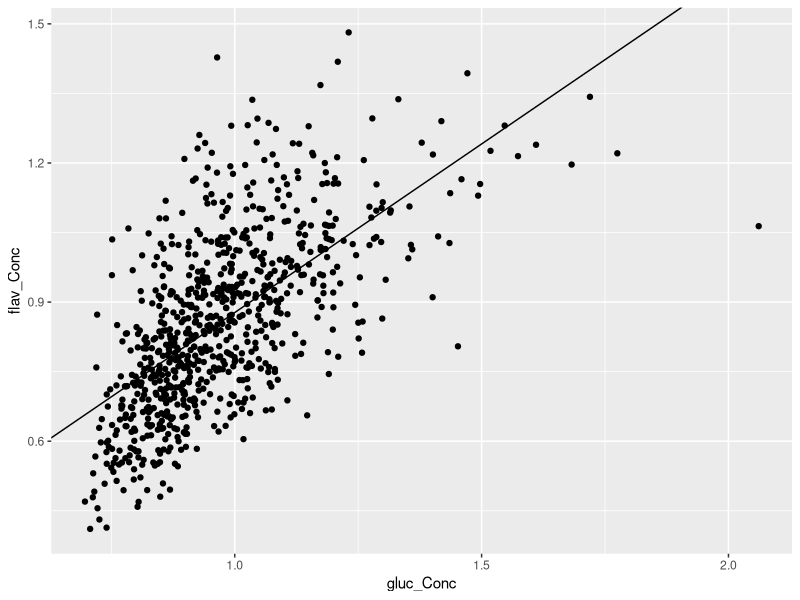

Generate this figure with R: (Note: this script raises an error after producing the figure.)
## ---- chunk 1
rm(list=ls())
dat<-read.csv("DataSynthesis.csv")


#Assigning Germination plate column
dat$GerminationPlate<-gsub("\\|.*","",dat$Tag)

#Assign family column
prefamily<-gsub("*.\\|","",dat$Tag)
dat$Family<-gsub("\\-.*","",prefamily)

#Assign Leaf number columns
LeafNumber<-gsub(".*\\_","",dat$Sample)
for(i in 1:length(LeafNumber)){
  if(LeafNumber[i]!="1"&LeafNumber[i]!="2"&LeafNumber[i]!="3"){
    LeafNumber[i]<-"pool"
  }
}

dat$LeafNumber<-LeafNumber

## ---- chunk 2
library(ggplot2)

SlopeCalc<-function(x,y){
  int<-lm(y~x)$coefficients[[1]]
  slope<-lm(y~x)$coefficients[[2]]
  return(c(int,slope))
}
#Remove Pools
dat2<-dat[dat$Pool=="No",]

GFSlopeInt<-SlopeCalc(x=dat2$gluc_Conc,y=dat2$flav_Conc)

ggplot(dat2)+
  geom_point(aes(x=gluc_Conc,y=flav_Conc))+
  geom_abline(aes(slope=GFSlopeInt[2],intercept=GFSlopeInt[1]))


## ---- chunk 3
#Because Chlorphyll does not appear to affect the amount of glucosinolates and flavonoids in the leaves, and the samples appear to be clustered in 2, even after removing the techincal duplicates (within leaf duplicate), I will analyze the variance in glucosinolate and flavonoid against the variance in chlorophyll for those with two samples (from the same plant). If glucosinolates or flavonoids are regulated with chlorophyll, or senesce as chlorophyll does, then as the variation in chlorophyll between samples increases, so should the variation between glucosinolate samples. 


#Looking at those with two samples.. calculate the standard deviation of the secondary compound and chlorophyll data. 

VarAnal<-dat %>% group_by(Tag) %>% summarise_at(vars(ChlorA,ChlorB,gluc_Conc,flav_Conc),.funs=sd)

VarAnal<-VarAnal[!is.na(VarAnal$ChlorA),]

#Interestingly, there is no positive correlation between glucosinolate or flavonoid standard deviation and chlorophyll (A or B) standard deviation in leaf replicates. This indicates that glucosinolates and flavonoids were uninfluenced by the amount of chlorophyll present and may not senesce with chlorophyll. It would appear that defence chemicals are one of the last things to go in the senescence process, if they go at all; however, the over abundance of defence chemicals in apparent senescing leaves may be due to the predator pressure the plants were feeling, so defence chemical regulation remained the same to avoid death before the senescence process could take place. If anything there may be a negative correlation. 

#Glucosinolate, ChlorB
ggplot(VarAnal)+
  geom_point(aes(y=gluc_Conc,x=ChlorB))+
  labs(y="Glucosinolate SD",x="Chlorophyll B SD")

#Flavonoid, ChlorB
ggplot(VarAnal)+
  geom_point(aes(y=flav_Conc,x=ChlorB))+
  labs(y="Flavonoid SD",x="Chlorophyll B SD")

#Glucosinolate, ChlorA
ggplot(VarAnal)+
  geom_point(aes(y=gluc_Conc,x=ChlorA))+
  labs(y="Glucosinolate SD",x="Chlorophyll A SD")

#Flavonoid, ChlorA
ggplot(VarAnal)+
  geom_point(aes(y=flav_Conc,x=ChlorA))+
  labs(y="Flavonoid SD",x="Chlorophyll A SD")


